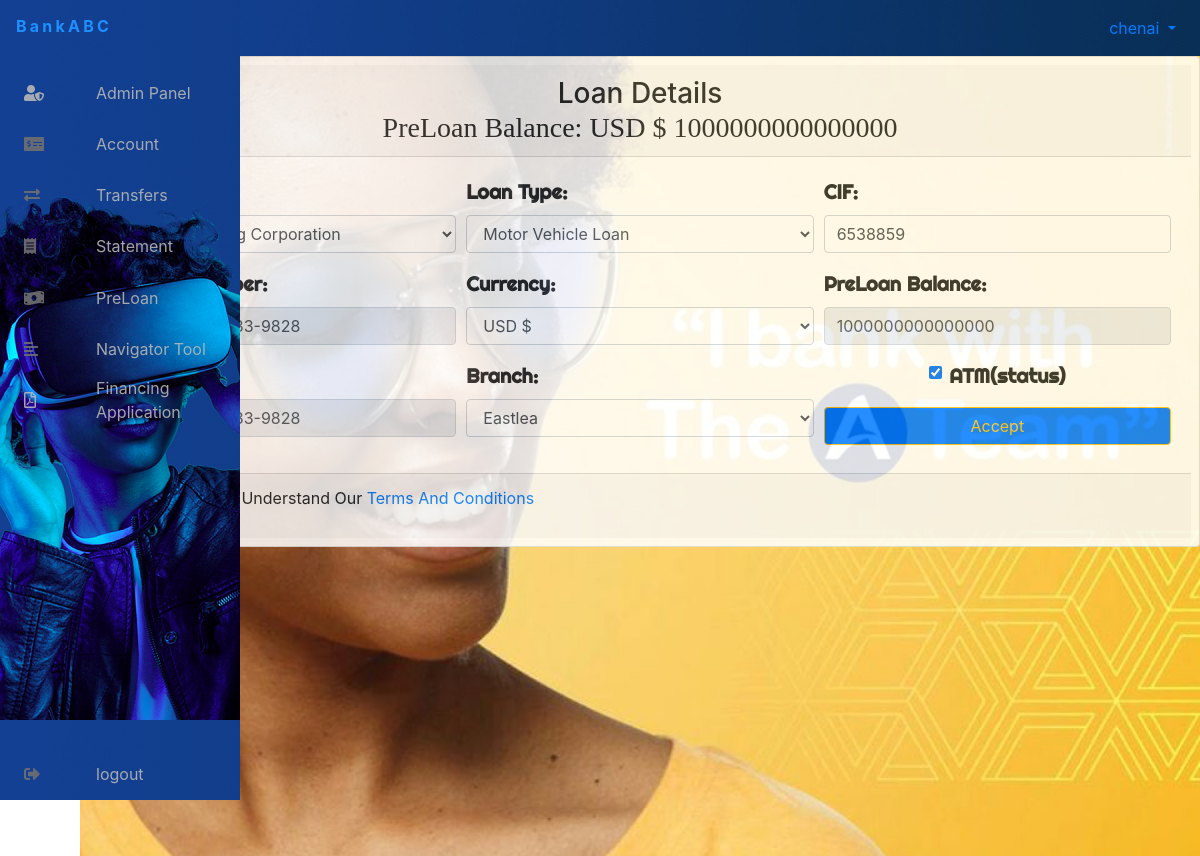
Page /account_details (signed in) on the committed database.
### bank/models.py (models this page shows, shortened)
class Account(AbstractBaseUser):
    email = models.EmailField(
        verbose_name='email', max_length=60, unique=True)
    username = models.CharField(max_length=30, unique=True)
    isCorporate = models.BooleanField(default=False)
    physicalAddress = models.CharField(max_length=60)
    postalAddress = models.CharField(max_length=60)
    phone = models.CharField(max_length=30)
    date_joined = models.DateTimeField(
        verbose_name='date joined', auto_now_add=True)
    last_login = models.DateTimeField(
        verbose_name='last login', auto_now=True)
    is_active = models.BooleanField(default=True)
    is_staff = models.BooleanField(default=False)
    is_admin = models.BooleanField(default=False)
    is_superuser = models.BooleanField(default=False)
    USERNAME_FIELD = 'email'
    REQUIRED_FIELDS = ['username', 'isCorporate']
    objects = MyAccountManager()
    class Meta:
        verbose_name = _('user')
        verbose_name_plural = _('users')
    def __str__(self):
        if self.isCorporate:
            try:
                return CorporateAccount.objects.get(account=self).legalEntityName
            except:
                return self.username
        else:
            try:
                ind = IndividualAccount.objects.get(account=self)
                return ind.title + ' ' + ind.firstName + ' ' + ind.lastName
            except:
                return self.username

class AccountDetail(models.Model):
    account = models.ForeignKey(
        Account, related_name='details', on_delete=models.CASCADE)
    accnum = models.CharField(max_length=30, unique=True)
    cardnum = models.CharField(max_length=30, unique=True)
    acctype = models.CharField(max_length=30)
    balance = models.CharField(max_length=30)
    currency = models.CharField(max_length=30)
    branch = models.CharField(max_length=30)
    cIF = models.CharField(max_length=30)
    aTM = models.BooleanField(default=False)

class CorporateAccount(models.Model):
    account = models.ForeignKey(
        Account, on_delete=models.CASCADE)
    legalEntityName = models.CharField(max_length=60)
    tradingAs = models.CharField(max_length=60)
    logo = models.ImageField(null=True, blank=True,
                             upload_to=company_logo_uploader)
    registrationNum = models.CharField(max_length=60, unique=True)
    entityType = models.CharField(max_length=60)
    industrySector = models.CharField(max_length=60)
    dateOfReg = models.DateField(
        verbose_name='date of registration', auto_now_add=True)
    countryOfReg = models.CharField(max_length=60)
    contact1 = models.CharField(max_length=60)
    contact2 = models.CharField(max_length=60)
    website = models.CharField(max_length=60)
    pOS = models.BooleanField(default=False)

### bank/views.py (the view)
# urls.py: path('account_details', AccountDetails, name='details'),
@login_required
def AccountDetails(request):
    context = {}
    if request.method == 'POST':
        try:
            details = AccountDetail.objects.get(account=request.user)
            form = AccountDetailForm(
                request.POST, request.FILES, instance=details)
            context['details'] = details
            if form.is_valid():
                form.save()
                context['form'] = form
            return redirect('bank:details')
        except:
            form = AccountDetailForm(request.POST, request.FILES)
            if form.is_valid():
                accountNum = form.cleaned_data.get('accnum')
                form.save(commit=False)
                print(makeCSV(accountNum, 'Create New Account Details.'))
                detail = AccountDetail()
                detail.account = request.user
                detail.accnum = accountNum
                detail.cardnum = form.cleaned_data.get('cardnum')
                detail.acctype = form.cleaned_data.get('acctype')
                income = IndividualAccount.objects.get(account=request.user).grossMonthlyIncome
                est_loan = int(income) * 18
                detail.balance = str(est_loan)
                detail.currency = form.cleaned_data.get('currency')
                detail.branch = form.cleaned_data.get('branch')
                detail.cIF = form.cleaned_data.get('cIF')
                detail.aTM = form.cleaned_data.get('aTM')
                detail.save()
                context['form'] = form
                return redirect('bank:account')
            else:
                print(form.errors)
                return redirect('bank:details')
    else:
        try:
            details = AccountDetail.objects.get(account=request.user)
            form = AccountDetailForm(instance=details)
            print('get details...')
            context['details'] = details
        except:
            form = AccountDetailForm()
            context['form'] = form
            context['acc'] = accountNumber()
            context['cif'] = context['acc'][0:4] + context['acc'][5:8]
            income = IndividualAccount.objects.get(
                account=request.user).grossMonthlyIncome
            est_loan = int(income) * 18
            context['est_loan'] = est_loan
        return render(request, 'bank/account_details_form.html', context)

### bank/templates/bank/account_details_form.html (shortened to what this page needs)
{% extends "bank/base.html" %} {% load crispy_forms_tags %} {% load static %}
{% block main %}
<div style="opacity: 0.85;" class="card p-2">
  <h3 class="card-header text-center">
    Loan Details
    <br />
    <span class="ubuntu">
      PreLoan Balance: {{ details.currency }} {{ details.balance }}
    </span>
  </h3>
  <form class="card-body" method="POST">
    <div class="form-row">
      <div class="col-md-4">
        <div id="div_id_account" class="form-group">
          <label for="id_account" class="requiredField">
            <strong class="Righteous">User Account:</strong>
          </label>
          <div class="">
            <select name="account" class="select form-control" required id="id_account">
              <option value="{{ request.user.id }}">{{ request.user }}</option>
            </select>
          </div>
        </div>
        <div id="div_id_accnum" class="form-group">
          <label for="id_accnum" class="requiredField">
            <strong class="Righteous">Account Number:</strong>
          </label>
          <div class="">
            <input readonly type="text" name="accnum" {% if details.accnum %} value="{{ details.accnum }}" {% endif %}
              {% if acc %} value="{{ acc }}" {% endif %} maxlength="30" class="textinput textInput form-control"
              required id="id_accnum" />
          </div>
        </div>
        <div id="div_id_cardnum" class="form-group">
          <label for="id_cardnum" class="requiredField">
            <strong class="Righteous">Card Number:</strong>
          </label>
          <div class="">
            <input readonly type="text" name="cardnum" {% if details.accnum %} value="{{ details.accnum }}" {% endif %}
              {% if acc %} value="{{ acc }}" {% endif %} maxlength="30" class="textinput textInput form-control"
              required id="id_cardnum" />
          </div>
        </div>
      </div>
      <div class="col-md-4">
        <div id="div_id_acctype" class="form-group">
          <label for="id_acctype" class="requiredField">
            <strong class="Righteous">Loan Type:</strong>
          </label>
          <div class="">
            <select name="acctype" class="select form-control" required id="id_acctype">
              <option value="Motor Vehicle Loan" >Motor Vehicle Loan</option>
            </select>
          </div>
        </div>
        <div id="div_id_currency" class="form-group">
          <label for="id_currency" class="requiredField">
            <strong class="Righteous">Currency:</strong>
          </label>
          <div class="">
            <select name="currency" class="select form-control" required id="id_currency">
              <option value="USD $" {% if details.currency == "USD $" %} selected="selected" {% endif %}>USD $</option>
            </select>
          </div>
        </div>
        <div id="div_id_branch" class="form-group">
          <label for="id_branch" class="requiredField">
            <strong class="Righteous">Branch:</strong>
          </label>
          <div class="">
            <select name="branch" class="select form-control" required id="id_branch">
              <option value="Eastlea" {% if details.branch == "Eastlea" %} selected="selected" {% endif %}>Eastlea
              </option>
            </select>
          </div>
        </div>
      </div>
      <div class="col-md-4">
        <div id="div_id_cIF" class="form-group">
          <label for="id_cIF" class="requiredField">
            <strong class="Righteous">CIF:</strong>
          </label>
          <div class="">
            <input type="text" name="cIF" {% if details.cIF %} value="{{ details.cIF }}" {% else %} value="{{cif}}" {% endif %} maxlength="30"
              class="textinput textInput form-control" required id="id_cIF" />
          </div>
        </div>
        <div id="div_id_balance" class="form-group">
          <label for="id_balance" class="requiredField">
            <strong class="Righteous">PreLoan Balance:</strong>
          </label>
          <div class="">
            <input readonly type="text" name="balance" {% if details.balance %} value="{{ details.balance }}" {% else %}
              value="{{est_loan}}" {% endif %} maxlength="30" class="textinput textInput form-control" id="id_balance" />
          </div>
        </div>
        <div class="text-center form-group">
          <div id="div_id_aTM" class="form-check">
            <input type="checkbox" name="aTM" class="checkboxinput form-check-input" id="id_aTM" {% if details.aTM %}
              checked {% endif %} />
            <label for="id_aTM" class="form-check-label">
              <strong class="Righteous">ATM(status)</strong>
            </label>
          </div>
        </div>
        <input class="btn btn-block btn-primary btn-outline-warning" type="submit" value="Accept" />
      </div>
    </div>
  </form>
  <div class="card-footer text-center">
    <p class="text-center">
      Please Read And Understand Our
      <a href="https://www.bancabc.co.zw/terms_of_use">Terms And Conditions</a>
    </p>
  </div>
</div>
{% endblock main %}

### bank/templates/bank/base.html (shortened to what this page needs)
{% load static %}
<!DOCTYPE html>
<html lang="en">
<head>
    <link rel="stylesheet" href="{% static 'bank/base.css' %}" />
    <link rel="stylesheet" href="{% static 'bootstrap441/css/bootstrap.min.css' %}" />
    <link rel="stylesheet" href="{% static 'fontawesome513/css/all.css' %}" />
</head>
<body>
    <nav class="pavbar">
        <ul class="pavbar-pav">
            <li class="mylogo">
                <a style="text-decoration: none!important;" href="{% url 'bank:account' %}" class="pav-link-mylogo">
                    <span class="asth mylogo-text ">BankABC</span>
                </a>
            </li>
            {% if request.user.is_superuser %}
            <li class="pav-item">
                <a href="{% url 'bank:dashboard' %}" class="pav-link">
                    <i class="fas fa-user-shield"></i>
                    <span class="link-text">Admin Panel</span>
                </a>
            </li>
            {% endif %}
            <li class="pav-item">
                <a href="{% url 'bank:account' %}" class="pav-link">
                    <i aria-hidden="true" class="fas fa-money-check-alt fa-primary fa-secondary">
                  </i>
                    <span class="link-text">Account</span>
                </a>
            </li>
            <li class="pav-item">
                <a href="{% url 'bank:fundsTransfer' %}" class="pav-link">
                    <i aria-hidden="true" class="fas fa-exchange-alt fa-primary fa-secondary"></i>
                    <span class="link-text">Transfers</span>
                </a>
            </li>
            <li class="pav-item">
                <a href="{% url 'bank:statement' %}" class="pav-link">
                    <i aria-hidden="true" class="fas fa-receipt fa-primary fa-secondary"></i>
                    <span class="link-text">Statement</span>
                </a>
            </li>
            <li class="pav-item">
                {% if user.isCorporate %}
                <a class="pav-link" href="{% url 'bank:corporate' %}">
                    <i aria-hidden="true" class="fas fa-money-bill-wave fa-primary fa-secondary"></i>
                    <span class="link-text">PreLoan</span></a> {% else %}
                <a class="pav-link" href="{% url 'bank:individual' %}">
                    <i aria-hidden="true" class="fas fa-money-bill-wave fa-primary fa-secondary"></i>
                    <span class="link-text">PreLoan</span></a>
                {% endif %}
            </li>
            <li class="pav-item">
                <a href="{% url 'bank:catalog' %}" class="pav-link">
                    <i aria-hidden="true" class="fas fa-align-left fa-primary fa-secondary">
          </i>
                    <span class="link-text">Navigator Tool</span>
                </a>
            </li>
            <li class="pav-item">
                <a href="{% url 'bank:application' %}" class="pav-link">
                    <i class="far fa-file-pdf"></i>
                    <span class="link-text">Financing Application</span>
                </a>
            </li>
            <li class="pav-item">
                <a href="{% url 'bank:logout' %}" class="pav-link">
                    <i aria-hidden="true" class="fas fa-sign-out-alt fa-primary fa-secondary"></i>
                    <span class="link-text">logout</span>
                </a>
            </li>
        </ul>
    </nav>
    <div class="head">
        <nav class="navbar navbar-expand-sm">
            <a style="text-decoration: none!important;" class="navbar-brand" href="{% url 'bank:account' %}">
                <span class="asth ">BankABC</span>
            </a>
            <ul class="navbar-nav ml-auto">
                <li class="nav-item dropdown mr-auto">
                    <a class="nav-link dropdown-toggle" href="#" id="navbardrop" data-toggle="dropdown">
            {{ request.user.username }}
          </a>
                </li>
            </ul>
        </nav>
    </div>
    <main class="">
        {% block main %} {% endblock main %}
    </main>
</body>
</html>

### bank/static/bank/base.css (style rules this page uses)
:root { font-size: 16px; font-family: monospace; --text-primary: #b6b6b6; --text-secondary: #ececec; --bg-primary: #23232e; --bg-secondary: #3d5afe; --transition-speed: 600ms; }
body { color: black; background-color: white; margin: 0; padding: 0; }
main { margin-left: 5rem; padding: 0; background-repeat: no-repeat; background-size: cover; height: 100vh; }
.pavbar { position: fixed; background-color: var(--bg-primary); background-image: url("/static/bank/images/login_bg.png"); transition: width 200ms ease; }
.mylogo { font-weight: bold; margin-bottom: 1rem; text-align: center; color: var(--text-secondary); letter-spacing: 0.3ch; width: 100%; }
.pavbar-pav { list-style: none; padding: 0; margin: 0; display: flex; flex-direction: column; align-items: center; height: 100%; }
.pav-item { width: 100%; }
.pav-link { display: flex; align-items: center; height: 3.2rem; color: var(--text-primary); text-decoration: none; filter: grayscale(100%) opacity(0.9); transition: var(--transition-speed); }
.pav-link-mylogo { display: flex; align-items: center; height: 3.2rem; text-decoration: none; }
.pav-link i { min-width: 2rem; margin: 0 1.5rem; }
.link-text { display: none; margin-left: 1rem; }
.mylogo-text { display: none; margin-left: 1rem; }
.fa-primary { color: #ff7eee; }
.fa-secondary { color: #df49a6; }
.fa-primary, .fa-secondary { transition: var(--transition-speed); }
@media only screen and (min-width: 600px) { .pavbar { width: 5rem; height: 100vh; } }
@media only screen and (min-width: 600px) { .pav-item:last-child { margin-top: auto; } }
@media only screen and (min-width: 600px) { .head { margin-left: 5rem; z-index: 1; background-image: url("/static/bank/images/banner.jpg"); } }
@media only screen and (min-width: 600px) { p { width: fit-content; } }
@media only screen and (min-width: 600px) { main { background-image: url("/static/bank/images/bankwith.jpg"); background-attachment: fixed; background-position: center; background-size: cover; height: 100vh; } }
.ubuntu { font-family: "Ubuntu"; }
.Righteous { font-family: "Righteous', cursive"; font-size: 1.25rem; }
.asth { color: dodgerblue; }

### rows in the picture
Account: user.username "chenai", account "African Banking Corporation"
AccountDetail: currency "USD $", balance "1000000000000000", accnum "6538-8597-8933-9828", cardnum "6538-8597-8933-9828", branch "Eastlea", cIF "6538859", aTM "☑"
